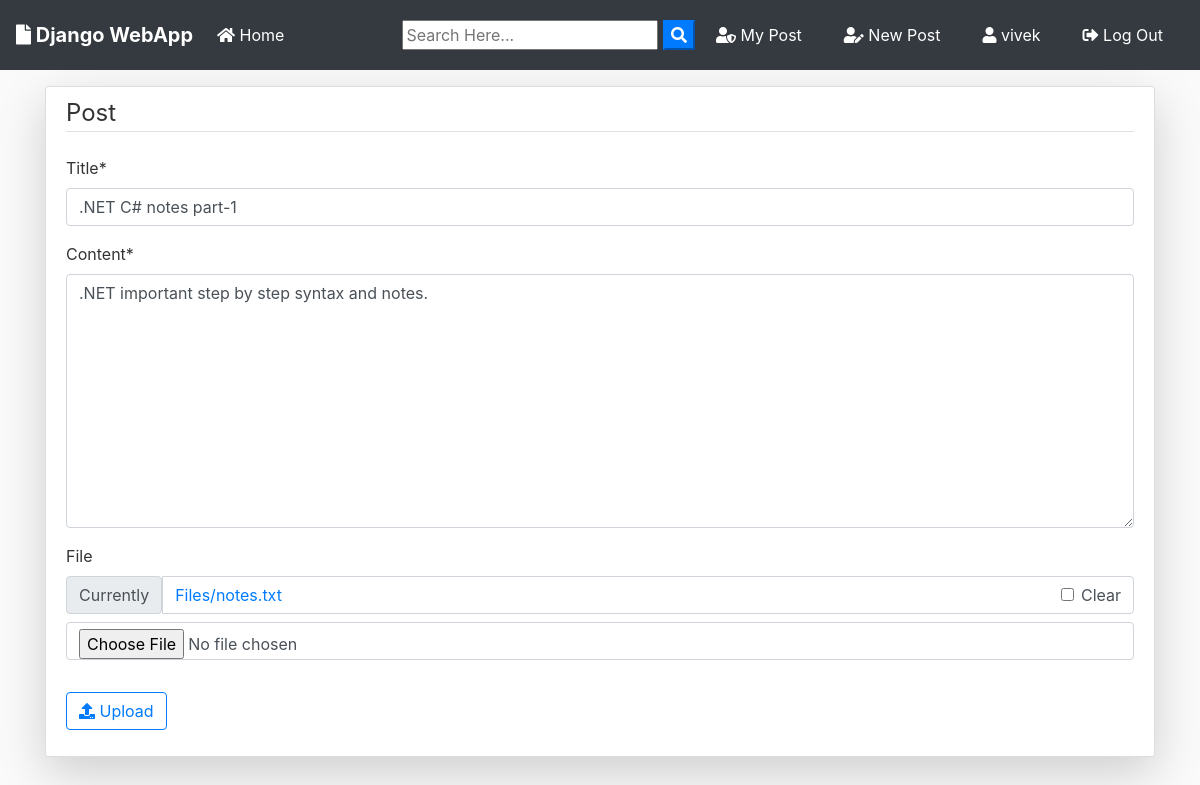
The page /post/17/update/ (signed in) on the database its author committed.
### blog/models.py (models this page shows, shortened)
class Post(models.Model):
	title = models.CharField(max_length=100)
	file = models.FileField(null=True,blank=True,upload_to='Files')
	content = models.TextField()
	date_posted = models.DateTimeField(default=timezone.now)
	author = models.ForeignKey(User, on_delete=models.CASCADE)

### blog/views.py (the view, shortened to what this page needs)
# urls.py: path('post/<int:pk>/update/', PostUpdateView.as_view(), name='post-update'),
class PostUpdateView(LoginRequiredMixin, UserPassesTestMixin, UpdateView):
    model = Post
    template_name = 'blog/post_form.html'
    fields = ['title', 'content', 'file']
    def test_func(self):
        post = self.get_object()
        if self.request.user == post.author:
            return True
        return False

### blog/templates/blog/post_form.html (shortened to what this page needs)
{% extends "blog/base.html" %}
{% load crispy_forms_tags %}
{% block content %}
    <div class="content-section pt-2 mt-3 shadow-lg"  >
          <form action="" method="POST" enctype="multipart/form-data">
              <fieldset class="form-group">
                    <legend class="border-bottom mb-4">
                        Post
                    </legend>
                    {{ form|crispy }}
              </fieldset>
              <div class="form-group">
                  <button class="btn btn-outline-primary" type="submit"><i class="fas fa-upload"></i> Upload</button>
              </div>
          </form>
      </div>
{% endblock content %}

### blog/templates/blog/base.html (shortened to what this page needs)
{% load static %}
<!doctype html>
<html lang="en">
<head>
  <link rel="stylesheet" href="https://stackpath.bootstrapcdn.com/bootstrap/4.3.1/css/bootstrap.min.css"
>
  <link rel="stylesheet" href="https://use.fontawesome.com/releases/v5.8.1/css/all.css">
  <link rel="stylesheet" href="{% static 'blog/main.css' %}">
</head>
<body>
  <nav class="navbar navbar-expand-lg navbar-dark bg-dark">
    <a class="navbar-brand font-weight-bold" href="{% url 'blog-home' %}"><i class="fas fa-file"></i> Django WebApp</a>
    <div class="collapse navbar-collapse" id="navbarSupportedContent">
      <ul class="navbar-nav mr-auto">
        <li class="nav-item active">
          <a class="nav-link" href="{% url 'blog-home' %}"><i class="fas fa-home"></i> Home </a>
        </li>
      </ul>
      <form id="searchform" action="{% url 'search' %}" method="get">
        <input type="text" name="q" type="text" value="{{ request.GET.q }}" placeholder="Search Here..." />
        <button type="button" onclick="searchform.submit()" class=" text-white my-color btn-primary"><i
            class="fa fa-search"></i></button>
      </form>
      {% if user.is_authenticated %}
      <a href="{% url 'user-posts' user %}" class="btn text-white m-2"><i class="fas fa-user-shield"></i> My Post</a>
      <a href="{% url 'post-create' %} " class="btn text-white m-2"><i class="fas fa-user-edit"></i> New Post</a>
      <a href="{% url 'profile' %} " class="btn text-white m-2"><i class="fas fa-user"></i> {{ user.username }}</a>
      <a href="{% url 'logout' %} " class="btn text-white m-2"><i class="fas fa-sign-out-alt"></i> Log Out</a>
      {% else %}
      <a href="{% url 'login' %} " class="btn text-white m-2"><i class="fas fa-user-tie"></i> Log In</a>
      <a href="{% url 'register' %} " class="btn text-white m-2"> <i class="fas fa-sign-in-alt"></i> Sign Up</a>
      {% endif %}
    </div>
  </nav>
  <div class="container my-bg">
    {% block content %}
    {% endblock %}
  </div>
</body>
</html>

### blog/static/blog/main.css (style rules this page uses)
body { background: #fafafa; color: #333333; margin-top: 0; }
ul { margin: 0; }
.content-section { background: #ffffff; padding: 10px 20px; border: 1px solid #dddddd; border-radius: 3px; margin-bottom: 20px; }

### rows shown on the page
Post: title ".NET C# notes part-1", content ".NET important step by step syntax and notes."

### other values the page prints
{{ user.username }} "vivek"
